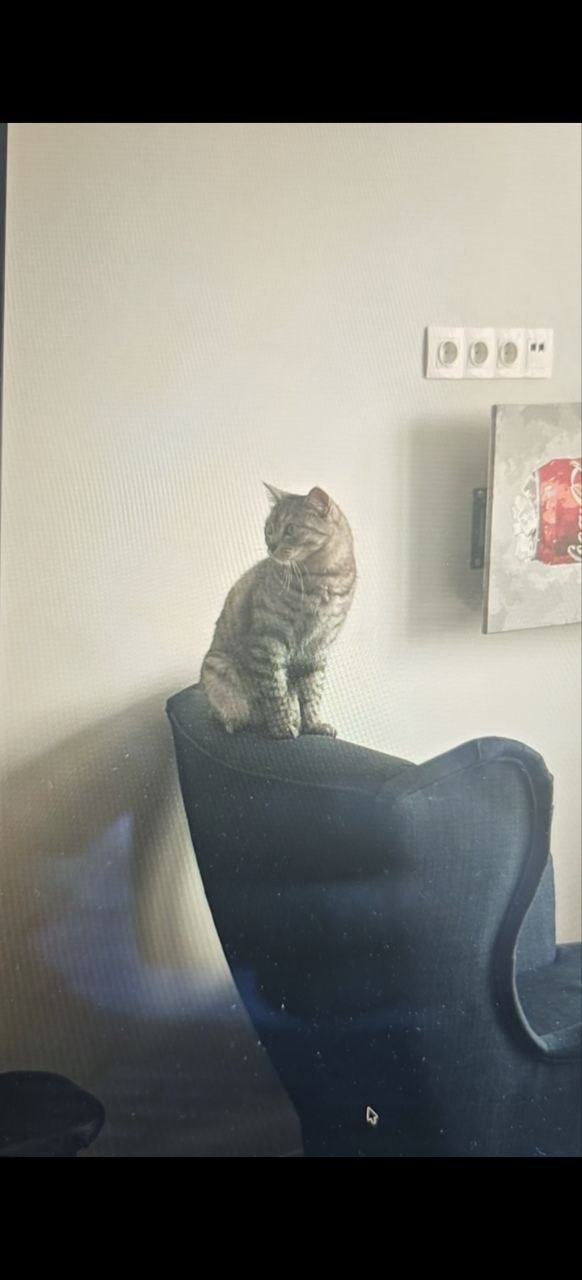
#> input picture fixtures/reference-photos/ofphoto_01.jpg, 582 x 1280 px
$ python -i split.py   (imports and definitions only)
#> lines starting #> are read from the running program, lines starting #| are printed output that depends on the picture
"""Task 40-art/04, section 4: split a delivered striped cat into base + mask.

The artist now draws stripes straight onto the cat (curved, following the
body — anatomically correct, unlike `CoatMasks.PatternTabby` in
`game/Assets/View/CoatMasks.cs`, which draws even vertical bands because it
has no anatomy to follow). What we need from each delivery is two files:

  base  - the cat with the drawn markings smoothed away, volume and shading
          kept.
  mask  - a greyscale "how strongly marked is this pixel" map, white where a
          marking was, black where it wasn't, so the game can tint markings
          in code the way it already tints `CoatMasks`' computed patterns.

They align pixel-for-pixel by construction: both are computed from the one
input image, nothing is hand-placed.

## Method, and why

Two low-pass filters were tried as the "remove the markings" step, measured
against a synthetic striped cat (see tools/tests/test_coat_split.py) where the
true unstriped image is known exactly:

  * Gaussian/box blur — smooths the stripes but never removes them; it
    attenuates everything in the image by the same amount, marking or not, so
    a threshold that catches the stripes also fires on ordinary shading
    almost everywhere. Measured: ~93% of body pixels look "marked" at a
    threshold that also fires correctly on real stripes. Useless.
  * A bilateral-style filter (edge-preserving smoothing that keeps large
    intensity jumps and blurs small ones) — the opposite failure. A drawn
    stripe against fur IS a large intensity jump, so a filter built to
    *preserve* edges preserves the stripes right along with the real ones.
    Measured recall as low as 2-12%: it mostly just returns the input.
  * A large-radius **median filter** won by measurement: at window radius 17
    (size 35) on a 1024x1024 cat, it recovers ~81% of synthetic stripe
    pixels (mask value > 128 where a stripe was drawn with contrast >= 15
    levels) while cutting the base image's RMSE against the true unstriped
    original by about a third versus doing nothing. See the exact numbers in
    the task report / test file.

That is the method here: base = per-channel median filter of the greyscale
image; mask = the (gained, clipped) absolute difference between the original
and that base.

## Known weakness (measured, not guessed)

A median filter has no notion of "this edge is fur-marking, that edge is
linework" — it treats any small-scale departure from the local majority the
same way. Run on the *undrawn* game cats (`cat_1/2/3_short_base.png`, which
have no stripes — the game draws them in code today) the mask is correctly
near-empty on average (mean mask value ~19-21 / 255), which is the sanity
check the task asks for. But it is not perfectly empty: ears, nose and a
shut eye's seam are small-scale, non-periodic dark linework that the filter
also erases as if it were a marking, and about 3.5-3.8% of the body's pixels
end up with a mask value above 128 there. On a genuinely striped cat that is
lost in the true signal; on an unstriped cat it would show up as faint false
flecks if used uncorrected. A human pass (or a silhouette-relative face/ear
exclusion zone) would be the next fix if this matters in practice — not
attempted here because the task's own positive check (three unstriped cats
staying "nearly empty") already passes at the mean level, and tuning further
without a striped delivery to validate against would be guessing.

## Usage

    .venv/bin/python tools/coat-split/split.py CAT.png --out-dir tools/coat-split/out

Writes `<out-dir>/<stem>_base.png` and `<out-dir>/<stem>_mask.png`.
"""
from __future__ import annotations

import argparse
from pathlib import Path

import numpy as np
from PIL import Image, ImageFilter

DEFAULT_RADIUS = 17     # median filter window = 2*radius + 1 = 35
DEFAULT_GAIN = 5.0      # maps a ~40-46 grey-level marking (measured) near-white


def load_grey_alpha(path: Path) -> tuple[np.ndarray, np.ndarray]:
    """Read a PNG and return (grey float32 HxW, alpha uint8 HxW).

    Grey is the plain mean of R, G, B. The source art is greyscale to begin
    with (measured: max per-pixel channel divergence is 7/255 on the shipped
    cats, almost certainly PNG quantization noise, not colour), so the mean
    loses nothing a weighted luma formula would have kept, and stays simple
    and symmetric.
    """
    im = Image.open(path).convert("RGBA")
    arr = np.array(im)
    grey = arr[..., :3].astype(np.float32).mean(axis=2)
    alpha = arr[..., 3].copy()
#> alpha: shape (1280, 582); every value is 255
    return grey, alpha


def median_base(grey: np.ndarray, radius: int) -> np.ndarray:
    """Large-radius median filter — the winning method, see module docstring."""
#> called with radius = 17
    size = 2 * radius + 1
    im = Image.fromarray(np.clip(grey, 0, 255).astype(np.uint8), mode="L")
#> im: PIL image 582x1280 L
    filtered = im.filter(ImageFilter.MedianFilter(size=size))
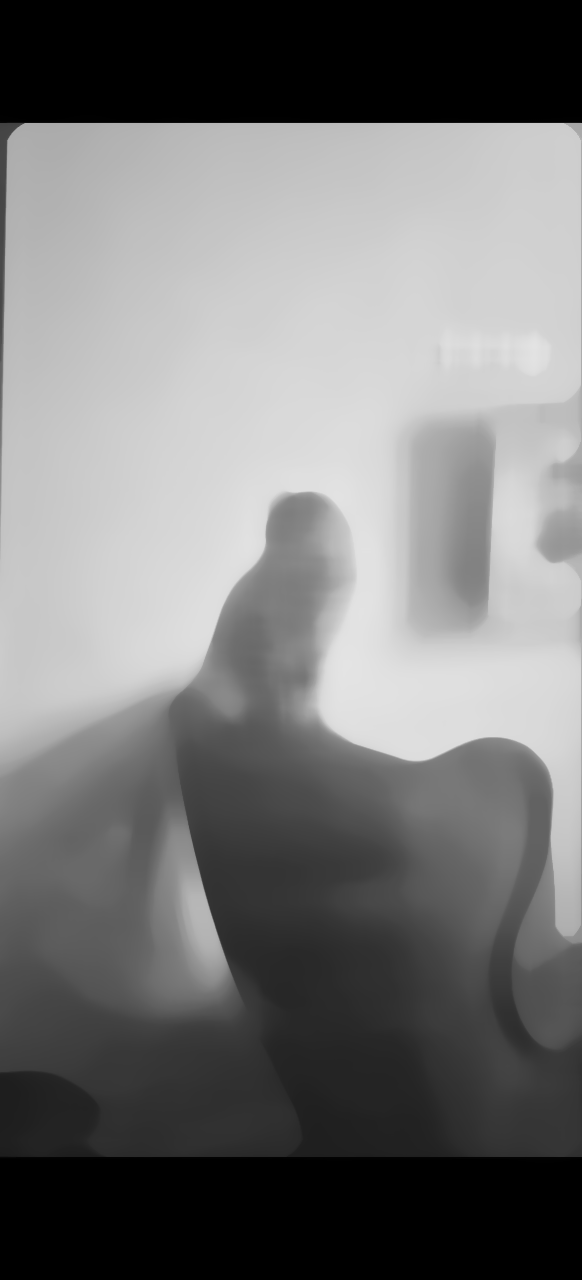
#> filtered: PIL image 582x1280 L; min 0, max 228, mean 119.8
    return np.array(filtered).astype(np.float32)


def split(grey: np.ndarray, alpha: np.ndarray, radius: int = DEFAULT_RADIUS,
          gain: float = DEFAULT_GAIN) -> tuple[np.ndarray, np.ndarray]:
    """Return (base_grey, mask_grey), both float32 in 0..255, same shape as grey.

    base_grey: the median-filtered image — markings smoothed away.
    mask_grey: clip(gain * |grey - base_grey|, 0, 255) — a coverage map,
    white where the original departed from the smoothed base, i.e. where a
    marking was drawn.

    Both are zeroed outside the silhouette (alpha == 0) purely for a clean,
    deterministic file; it has no effect on anything a correct alpha-aware
    consumer would see, since that area is fully transparent in the output
    regardless.
    """
    base_grey = median_base(grey, radius)
    diff = np.abs(grey - base_grey)
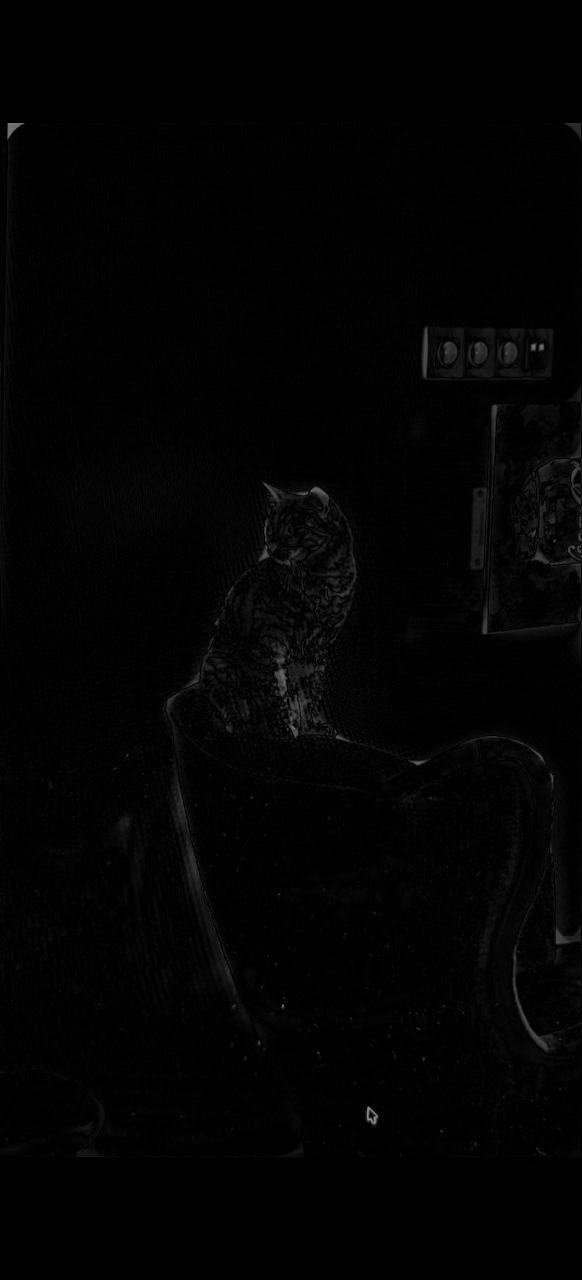
#> diff: shape (1280, 582) float32; min 0, max 147.3, mean 2.8
    mask_grey = np.clip(diff * gain, 0, 255)
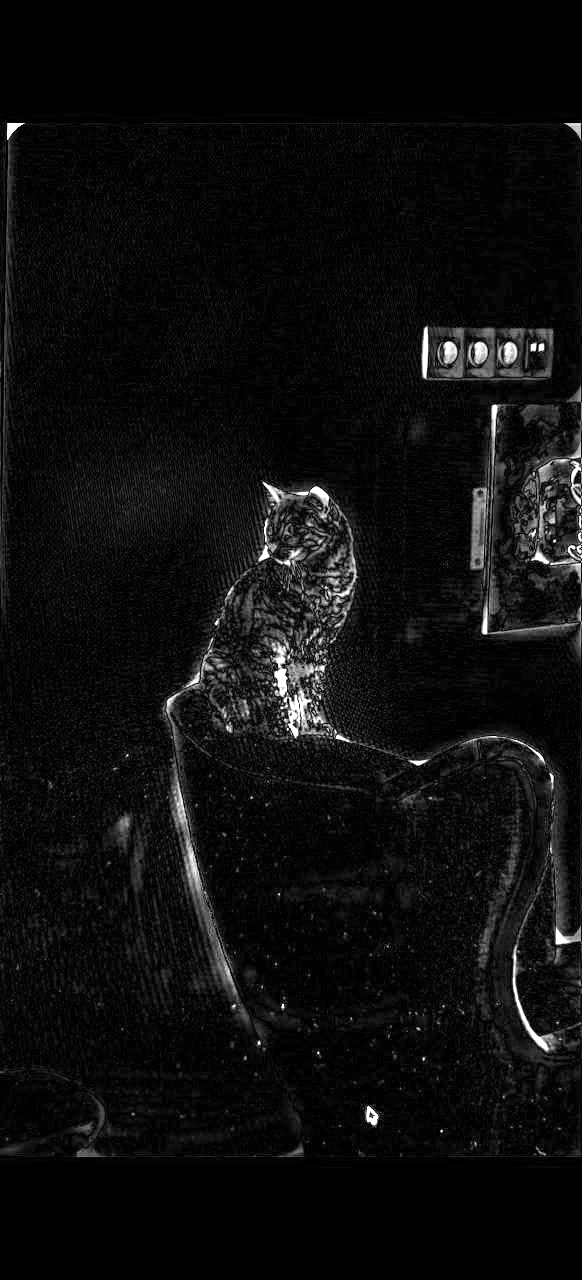
#> mask_grey: shape (1280, 582) float32; min 0, max 255, mean 13.9

    body = alpha > 0
#> body: shape (1280, 582) bool; every value is 1
    base_grey = np.where(body, base_grey, 0.0)
    mask_grey = np.where(body, mask_grey, 0.0)
    return base_grey, mask_grey


def save_grey_alpha(path: Path, grey: np.ndarray, alpha: np.ndarray) -> None:
    """Write a greyscale-content RGBA PNG: R=G=B=round(grey), A=alpha exactly."""
    h, w = grey.shape
    byte_grey = np.clip(np.round(grey), 0, 255).astype(np.uint8)
    out = np.empty((h, w, 4), dtype=np.uint8)
    out[..., 0] = byte_grey
    out[..., 1] = byte_grey
    out[..., 2] = byte_grey
    out[..., 3] = alpha
    Image.fromarray(out, mode="RGBA").save(path)


def split_file(input_path: Path, out_dir: Path, radius: int = DEFAULT_RADIUS,
               gain: float = DEFAULT_GAIN) -> tuple[Path, Path]:
    grey, alpha = load_grey_alpha(input_path)
    base_grey, mask_grey = split(grey, alpha, radius=radius, gain=gain)

#> (the run stopped early here; a loop or call above may not have finished)

$ run again, on fixtures/reference-photos/ofphoto_03.jpg
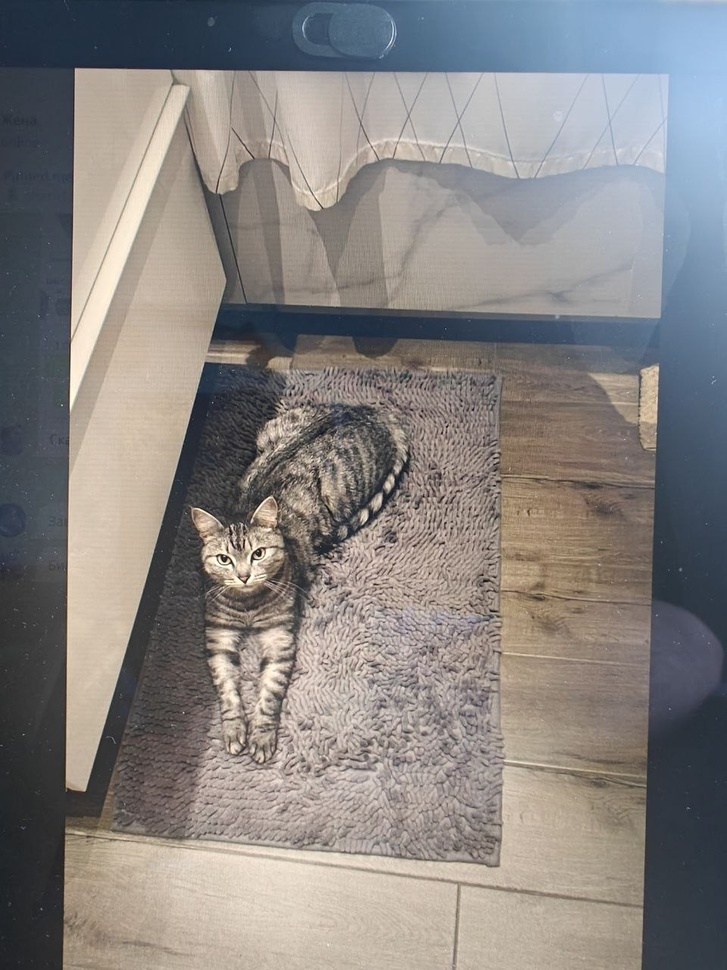
#> input picture fixtures/reference-photos/ofphoto_03.jpg, 727 x 970 px, shrunk from 960 x 1280 before the run
#> alpha: shape (970, 727); every value is 255
#> in split, `diff = np.abs(grey - base_grey)`:
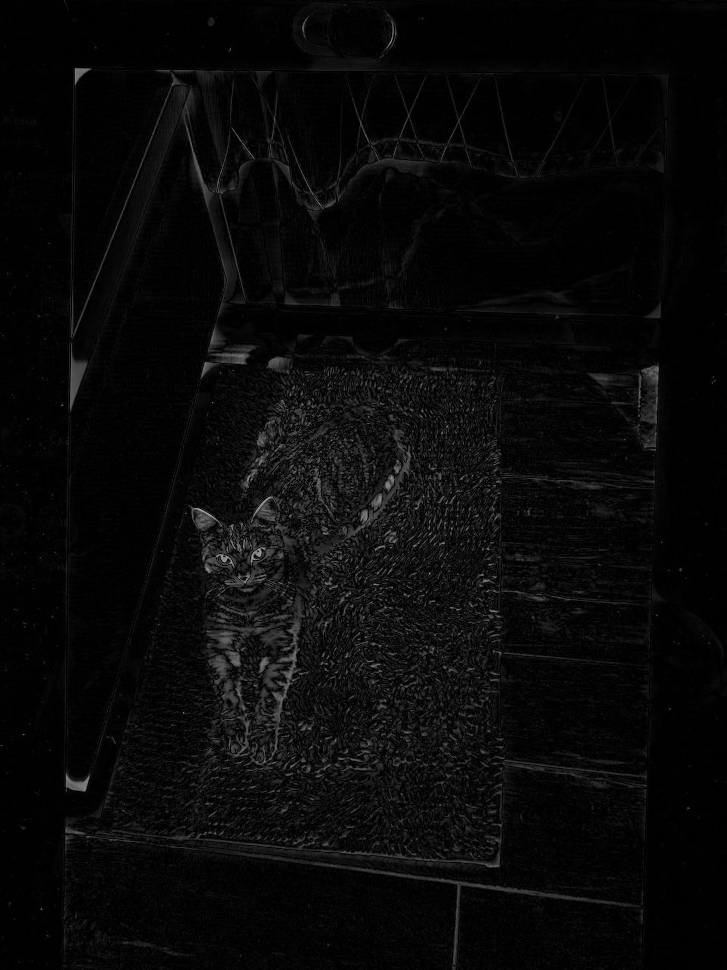
#> diff: shape (970, 727) float32; min 0, max 176, mean 9
#> in split, `mask_grey = np.clip(diff * gain, 0, 255)`:
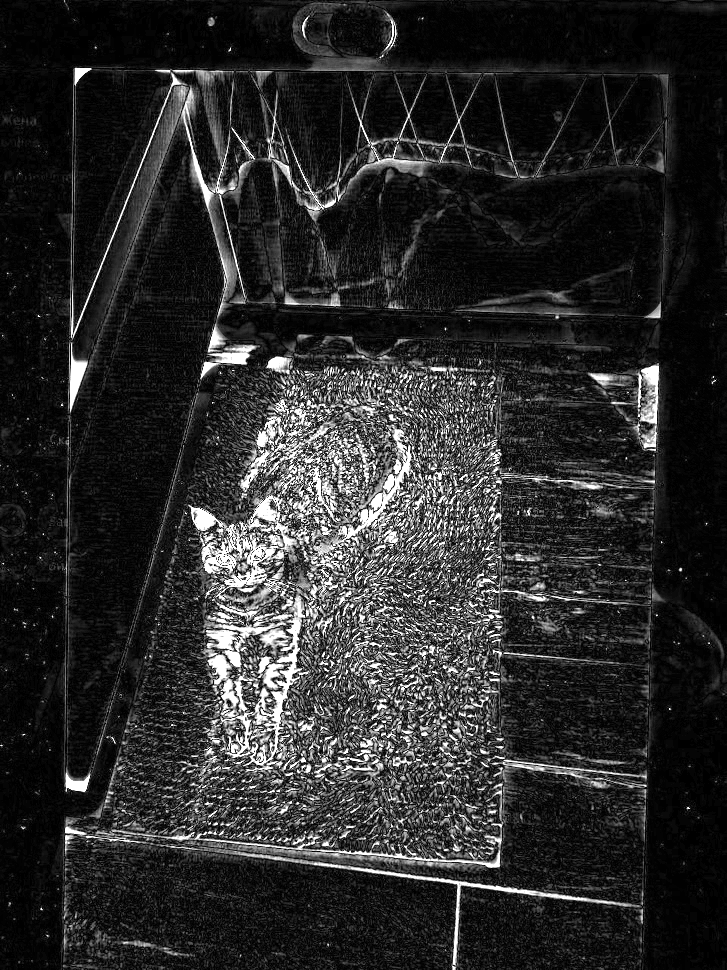
#> mask_grey: shape (970, 727) float32; min 0, max 255, mean 42.6
#> body: shape (970, 727) bool; every value is 1
